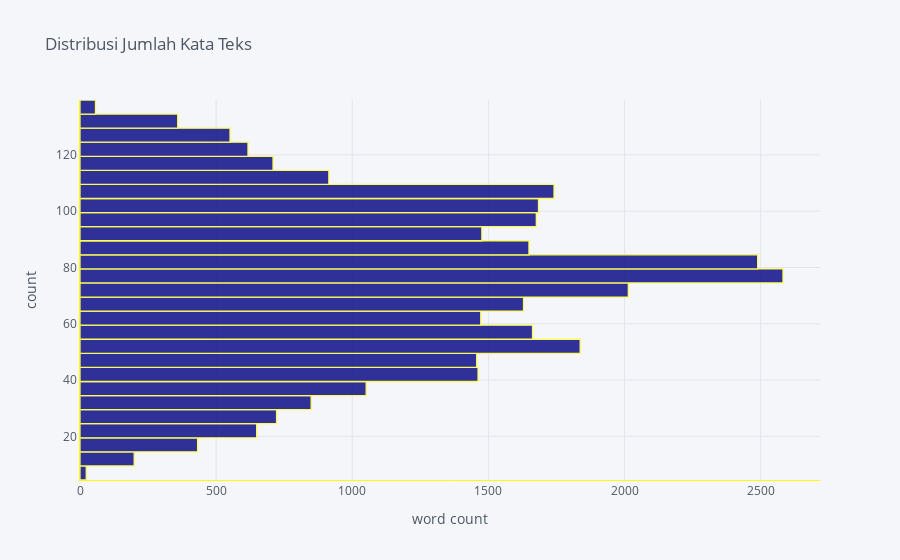

The notebook cell saved with this chart:
### Code cell
# Menghitung distribusi dari kata
import cufflinks as cf

cf.go_offline()
cf.set_config_file(offline=False ,
                   world_readable=True)

training_clean['length'].iplot(
    kind='hist',
    bins=50,
    xTitle='word count',
    orientation='h',
    yTitle='count',
    colors="Navy",
    linecolor='Yellow',
    title='Distribusi Jumlah Kata Teks')

### Figure 1 — Plotly figure (JSON) as saved in the notebook; plotly's stock layout.template omitted (floating-point values rounded to 4 significant figures; data arrays with more than 128 entries replaced by an {"elided": "..."} marker saying what was removed)
{"data": [{"histfunc": "count", "histnorm": "", "marker": {"color": "rgba(0, 0, 128, 1.0)", "line": {"color": "#ffff33", "width": 1.3}}, "name": "length", "nbinsy": 50, "opacity": 0.8, "orientation": "h", "type": "histogram", "y": {"elided": "31962 int values"}}], "layout": {"barmode": "overlay", "legend": {"bgcolor": "#F5F6F9", "font": {"color": "#4D5663"}}, "paper_bgcolor": "#F5F6F9", "plot_bgcolor": "#F5F6F9", "title": {"font": {"color": "#4D5663"}, "text": "Distribusi Jumlah Kata Teks"}, "xaxis": {"gridcolor": "#E1E5ED", "linecolor": "Yellow", "showgrid": true, "tickfont": {"color": "#4D5663"}, "title": {"font": {"color": "#4D5663"}, "text": "word count"}, "zerolinecolor": "#E1E5ED"}, "yaxis": {"gridcolor": "#E1E5ED", "linecolor": "Yellow", "showgrid": true, "tickfont": {"color": "#4D5663"}, "title": {"font": {"color": "#4D5663"}, "text": "count"}, "zerolinecolor": "#E1E5ED"}}}
